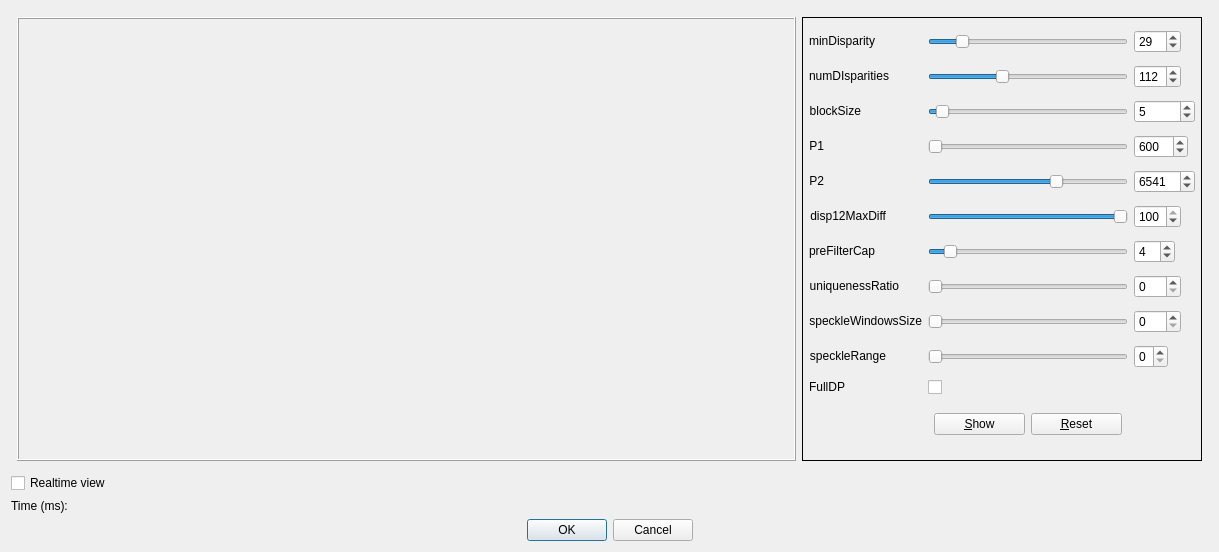
<?xml version="1.0" encoding="UTF-8"?>
<ui version="4.0">
 <class>SGBMParamDialog</class>
 <widget class="QDialog" name="SGBMParamDialog">
  <property name="geometry">
   <rect>
    <x>0</x>
    <y>0</y>
    <width>1219</width>
    <height>552</height>
   </rect>
  </property>
  <property name="windowTitle">
   <string>Dialog</string>
  </property>
  <layout class="QVBoxLayout" name="verticalLayout_2">
   <item>
    <layout class="QHBoxLayout" name="horizontalLayout">
     <property name="leftMargin">
      <number>6</number>
     </property>
     <property name="topMargin">
      <number>6</number>
     </property>
     <property name="rightMargin">
      <number>6</number>
     </property>
     <property name="bottomMargin">
      <number>6</number>
     </property>
     <item>
      <widget class="QFrame" name="boxImg">
       <property name="sizePolicy">
        <sizepolicy hsizetype="Expanding" vsizetype="Expanding">
         <horstretch>0</horstretch>
         <verstretch>0</verstretch>
        </sizepolicy>
       </property>
       <property name="frameShape">
        <enum>QFrame::Box</enum>
       </property>
       <property name="frameShadow">
        <enum>QFrame::Raised</enum>
       </property>
       <layout class="QVBoxLayout" name="verticalLayout">
        <item>
         <widget class="QLabel" name="imgView">
          <property name="sizePolicy">
           <sizepolicy hsizetype="Expanding" vsizetype="Expanding">
            <horstretch>0</horstretch>
            <verstretch>0</verstretch>
           </sizepolicy>
          </property>
          <property name="text">
           <string/>
          </property>
          <property name="alignment">
           <set>Qt::AlignCenter</set>
          </property>
         </widget>
        </item>
       </layout>
      </widget>
     </item>
     <item>
      <widget class="QFrame" name="frame">
       <property name="frameShape">
        <enum>QFrame::Box</enum>
       </property>
       <layout class="QGridLayout" name="gridLayout">
        <property name="leftMargin">
         <number>6</number>
        </property>
        <property name="topMargin">
         <number>6</number>
        </property>
        <property name="rightMargin">
         <number>6</number>
        </property>
        <property name="bottomMargin">
         <number>6</number>
        </property>
        <item row="14" column="0">
         <widget class="QLabel" name="label_8">
          <property name="sizePolicy">
           <sizepolicy hsizetype="Fixed" vsizetype="Fixed">
            <horstretch>0</horstretch>
            <verstretch>0</verstretch>
           </sizepolicy>
          </property>
          <property name="text">
           <string>uniquenessRatio</string>
          </property>
          <property name="alignment">
           <set>Qt::AlignRight|Qt::AlignTrailing|Qt::AlignVCenter</set>
          </property>
         </widget>
        </item>
        <item row="9" column="1">
         <widget class="QSlider" name="disp12_slider">
          <property name="sizePolicy">
           <sizepolicy hsizetype="Fixed" vsizetype="Fixed">
            <horstretch>0</horstretch>
            <verstretch>0</verstretch>
           </sizepolicy>
          </property>
          <property name="minimumSize">
           <size>
            <width>200</width>
            <height>0</height>
           </size>
          </property>
          <property name="maximum">
           <number>100</number>
          </property>
          <property name="value">
           <number>100</number>
          </property>
          <property name="orientation">
           <enum>Qt::Horizontal</enum>
          </property>
         </widget>
        </item>
        <item row="17" column="1">
         <widget class="QSlider" name="speckleRange_slider">
          <property name="sizePolicy">
           <sizepolicy hsizetype="Fixed" vsizetype="Fixed">
            <horstretch>0</horstretch>
            <verstretch>0</verstretch>
           </sizepolicy>
          </property>
          <property name="minimumSize">
           <size>
            <width>200</width>
            <height>0</height>
           </size>
          </property>
          <property name="maximum">
           <number>3</number>
          </property>
          <property name="pageStep">
           <number>2</number>
          </property>
          <property name="value">
           <number>0</number>
          </property>
          <property name="orientation">
           <enum>Qt::Horizontal</enum>
          </property>
         </widget>
        </item>
        <item row="5" column="1">
         <widget class="QSlider" name="P1_slider">
          <property name="sizePolicy">
           <sizepolicy hsizetype="Fixed" vsizetype="Fixed">
            <horstretch>0</horstretch>
            <verstretch>0</verstretch>
           </sizepolicy>
          </property>
          <property name="minimumSize">
           <size>
            <width>200</width>
            <height>0</height>
           </size>
          </property>
          <property name="maximum">
           <number>5000</number>
          </property>
          <property name="value">
           <number>0</number>
          </property>
          <property name="orientation">
           <enum>Qt::Horizontal</enum>
          </property>
         </widget>
        </item>
        <item row="11" column="0">
         <widget class="QLabel" name="label_7">
          <property name="sizePolicy">
           <sizepolicy hsizetype="Fixed" vsizetype="Fixed">
            <horstretch>0</horstretch>
            <verstretch>0</verstretch>
           </sizepolicy>
          </property>
          <property name="text">
           <string>preFilterCap</string>
          </property>
          <property name="alignment">
           <set>Qt::AlignRight|Qt::AlignTrailing|Qt::AlignVCenter</set>
          </property>
         </widget>
        </item>
        <item row="9" column="3">
         <widget class="QSpinBox" name="disp12_spin">
          <property name="sizePolicy">
           <sizepolicy hsizetype="Fixed" vsizetype="Fixed">
            <horstretch>0</horstretch>
            <verstretch>0</verstretch>
           </sizepolicy>
          </property>
          <property name="maximum">
           <number>100</number>
          </property>
          <property name="value">
           <number>100</number>
          </property>
         </widget>
        </item>
        <item row="5" column="0">
         <widget class="QLabel" name="label_4">
          <property name="sizePolicy">
           <sizepolicy hsizetype="Fixed" vsizetype="Fixed">
            <horstretch>0</horstretch>
            <verstretch>0</verstretch>
           </sizepolicy>
          </property>
          <property name="text">
           <string>P1</string>
          </property>
          <property name="alignment">
           <set>Qt::AlignRight|Qt::AlignTrailing|Qt::AlignVCenter</set>
          </property>
         </widget>
        </item>
        <item row="5" column="3">
         <widget class="QSpinBox" name="P1_spin">
          <property name="sizePolicy">
           <sizepolicy hsizetype="Fixed" vsizetype="Fixed">
            <horstretch>0</horstretch>
            <verstretch>0</verstretch>
           </sizepolicy>
          </property>
          <property name="maximum">
           <number>5000</number>
          </property>
          <property name="value">
           <number>600</number>
          </property>
         </widget>
        </item>
        <item row="7" column="0">
         <widget class="QLabel" name="label_5">
          <property name="sizePolicy">
           <sizepolicy hsizetype="Fixed" vsizetype="Fixed">
            <horstretch>0</horstretch>
            <verstretch>0</verstretch>
           </sizepolicy>
          </property>
          <property name="text">
           <string>P2</string>
          </property>
          <property name="alignment">
           <set>Qt::AlignRight|Qt::AlignTrailing|Qt::AlignVCenter</set>
          </property>
         </widget>
        </item>
        <item row="1" column="1">
         <widget class="QSlider" name="numDisparities_slider">
          <property name="sizePolicy">
           <sizepolicy hsizetype="Fixed" vsizetype="Fixed">
            <horstretch>0</horstretch>
            <verstretch>0</verstretch>
           </sizepolicy>
          </property>
          <property name="minimumSize">
           <size>
            <width>200</width>
            <height>0</height>
           </size>
          </property>
          <property name="minimum">
           <number>16</number>
          </property>
          <property name="maximum">
           <number>280</number>
          </property>
          <property name="singleStep">
           <number>16</number>
          </property>
          <property name="pageStep">
           <number>16</number>
          </property>
          <property name="value">
           <number>112</number>
          </property>
          <property name="orientation">
           <enum>Qt::Horizontal</enum>
          </property>
          <property name="tickInterval">
           <number>16</number>
          </property>
         </widget>
        </item>
        <item row="7" column="3">
         <widget class="QSpinBox" name="P2_spin">
          <property name="sizePolicy">
           <sizepolicy hsizetype="Fixed" vsizetype="Fixed">
            <horstretch>0</horstretch>
            <verstretch>0</verstretch>
           </sizepolicy>
          </property>
          <property name="maximum">
           <number>10000</number>
          </property>
          <property name="value">
           <number>6541</number>
          </property>
         </widget>
        </item>
        <item row="14" column="1">
         <widget class="QSlider" name="uniquenessRatio_slider">
          <property name="sizePolicy">
           <sizepolicy hsizetype="Fixed" vsizetype="Fixed">
            <horstretch>0</horstretch>
            <verstretch>0</verstretch>
           </sizepolicy>
          </property>
          <property name="minimumSize">
           <size>
            <width>200</width>
            <height>0</height>
           </size>
          </property>
          <property name="minimum">
           <number>0</number>
          </property>
          <property name="maximum">
           <number>100</number>
          </property>
          <property name="value">
           <number>0</number>
          </property>
          <property name="orientation">
           <enum>Qt::Horizontal</enum>
          </property>
         </widget>
        </item>
        <item row="1" column="3">
         <widget class="QSpinBox" name="numDisparities_spin">
          <property name="sizePolicy">
           <sizepolicy hsizetype="Fixed" vsizetype="Fixed">
            <horstretch>0</horstretch>
            <verstretch>0</verstretch>
           </sizepolicy>
          </property>
          <property name="minimum">
           <number>16</number>
          </property>
          <property name="maximum">
           <number>280</number>
          </property>
          <property name="singleStep">
           <number>16</number>
          </property>
          <property name="value">
           <number>112</number>
          </property>
         </widget>
        </item>
        <item row="0" column="1">
         <widget class="QSlider" name="minDisparity_slider">
          <property name="sizePolicy">
           <sizepolicy hsizetype="Minimum" vsizetype="Fixed">
            <horstretch>0</horstretch>
            <verstretch>0</verstretch>
           </sizepolicy>
          </property>
          <property name="minimumSize">
           <size>
            <width>200</width>
            <height>0</height>
           </size>
          </property>
          <property name="minimum">
           <number>0</number>
          </property>
          <property name="maximum">
           <number>200</number>
          </property>
          <property name="value">
           <number>29</number>
          </property>
          <property name="orientation">
           <enum>Qt::Horizontal</enum>
          </property>
         </widget>
        </item>
        <item row="0" column="0">
         <widget class="QLabel" name="label">
          <property name="sizePolicy">
           <sizepolicy hsizetype="Fixed" vsizetype="Fixed">
            <horstretch>0</horstretch>
            <verstretch>0</verstretch>
           </sizepolicy>
          </property>
          <property name="text">
           <string>minDisparity</string>
          </property>
          <property name="alignment">
           <set>Qt::AlignRight|Qt::AlignTrailing|Qt::AlignVCenter</set>
          </property>
          <property name="wordWrap">
           <bool>false</bool>
          </property>
         </widget>
        </item>
        <item row="2" column="0">
         <widget class="QLabel" name="label_3">
          <property name="sizePolicy">
           <sizepolicy hsizetype="Fixed" vsizetype="Fixed">
            <horstretch>0</horstretch>
            <verstretch>0</verstretch>
           </sizepolicy>
          </property>
          <property name="text">
           <string>blockSize</string>
          </property>
          <property name="alignment">
           <set>Qt::AlignRight|Qt::AlignTrailing|Qt::AlignVCenter</set>
          </property>
         </widget>
        </item>
        <item row="9" column="0">
         <widget class="QLabel" name="label_6">
          <property name="sizePolicy">
           <sizepolicy hsizetype="Fixed" vsizetype="Fixed">
            <horstretch>0</horstretch>
            <verstretch>0</verstretch>
           </sizepolicy>
          </property>
          <property name="text">
           <string>disp12MaxDiff</string>
          </property>
          <property name="alignment">
           <set>Qt::AlignRight|Qt::AlignTrailing|Qt::AlignVCenter</set>
          </property>
         </widget>
        </item>
        <item row="0" column="3">
         <widget class="QSpinBox" name="minDisparity_spin">
          <property name="sizePolicy">
           <sizepolicy hsizetype="Fixed" vsizetype="Fixed">
            <horstretch>0</horstretch>
            <verstretch>0</verstretch>
           </sizepolicy>
          </property>
          <property name="minimum">
           <number>0</number>
          </property>
          <property name="maximum">
           <number>200</number>
          </property>
          <property name="value">
           <number>29</number>
          </property>
         </widget>
        </item>
        <item row="17" column="3">
         <widget class="QSpinBox" name="speckleRange_spin">
          <property name="sizePolicy">
           <sizepolicy hsizetype="Fixed" vsizetype="Fixed">
            <horstretch>0</horstretch>
            <verstretch>0</verstretch>
           </sizepolicy>
          </property>
          <property name="maximum">
           <number>3</number>
          </property>
          <property name="value">
           <number>0</number>
          </property>
         </widget>
        </item>
        <item row="23" column="1">
         <layout class="QHBoxLayout" name="horizontalLayout_2">
          <property name="leftMargin">
           <number>6</number>
          </property>
          <property name="topMargin">
           <number>6</number>
          </property>
          <property name="rightMargin">
           <number>6</number>
          </property>
          <property name="bottomMargin">
           <number>6</number>
          </property>
          <item>
           <widget class="QPushButton" name="btnShow">
            <property name="text">
             <string>&amp;Show</string>
            </property>
           </widget>
          </item>
          <item>
           <widget class="QPushButton" name="btnReset">
            <property name="text">
             <string>&amp;Reset</string>
            </property>
           </widget>
          </item>
         </layout>
        </item>
        <item row="14" column="3">
         <widget class="QSpinBox" name="uniquenessRatio_spin">
          <property name="sizePolicy">
           <sizepolicy hsizetype="Fixed" vsizetype="Fixed">
            <horstretch>0</horstretch>
            <verstretch>0</verstretch>
           </sizepolicy>
          </property>
          <property name="minimum">
           <number>0</number>
          </property>
          <property name="maximum">
           <number>100</number>
          </property>
          <property name="value">
           <number>0</number>
          </property>
         </widget>
        </item>
        <item row="20" column="0">
         <widget class="QLabel" name="label_11">
          <property name="sizePolicy">
           <sizepolicy hsizetype="Fixed" vsizetype="Fixed">
            <horstretch>0</horstretch>
            <verstretch>0</verstretch>
           </sizepolicy>
          </property>
          <property name="text">
           <string>FullDP</string>
          </property>
          <property name="alignment">
           <set>Qt::AlignRight|Qt::AlignTrailing|Qt::AlignVCenter</set>
          </property>
         </widget>
        </item>
        <item row="11" column="1">
         <widget class="QSlider" name="preFilterCap_slider">
          <property name="sizePolicy">
           <sizepolicy hsizetype="Fixed" vsizetype="Fixed">
            <horstretch>0</horstretch>
            <verstretch>0</verstretch>
           </sizepolicy>
          </property>
          <property name="minimumSize">
           <size>
            <width>200</width>
            <height>0</height>
           </size>
          </property>
          <property name="maximum">
           <number>50</number>
          </property>
          <property name="value">
           <number>4</number>
          </property>
          <property name="orientation">
           <enum>Qt::Horizontal</enum>
          </property>
         </widget>
        </item>
        <item row="1" column="0">
         <widget class="QLabel" name="label_2">
          <property name="sizePolicy">
           <sizepolicy hsizetype="Fixed" vsizetype="Fixed">
            <horstretch>0</horstretch>
            <verstretch>0</verstretch>
           </sizepolicy>
          </property>
          <property name="text">
           <string>numDIsparities</string>
          </property>
          <property name="alignment">
           <set>Qt::AlignRight|Qt::AlignTrailing|Qt::AlignVCenter</set>
          </property>
         </widget>
        </item>
        <item row="17" column="0">
         <widget class="QLabel" name="label_10">
          <property name="sizePolicy">
           <sizepolicy hsizetype="Fixed" vsizetype="Fixed">
            <horstretch>0</horstretch>
            <verstretch>0</verstretch>
           </sizepolicy>
          </property>
          <property name="text">
           <string>speckleRange</string>
          </property>
          <property name="alignment">
           <set>Qt::AlignRight|Qt::AlignTrailing|Qt::AlignVCenter</set>
          </property>
         </widget>
        </item>
        <item row="2" column="1">
         <widget class="QSlider" name="blockSize_slider">
          <property name="sizePolicy">
           <sizepolicy hsizetype="Fixed" vsizetype="Fixed">
            <horstretch>0</horstretch>
            <verstretch>0</verstretch>
           </sizepolicy>
          </property>
          <property name="minimumSize">
           <size>
            <width>200</width>
            <height>0</height>
           </size>
          </property>
          <property name="minimum">
           <number>1</number>
          </property>
          <property name="maximum">
           <number>101</number>
          </property>
          <property name="singleStep">
           <number>2</number>
          </property>
          <property name="value">
           <number>5</number>
          </property>
          <property name="orientation">
           <enum>Qt::Horizontal</enum>
          </property>
          <property name="tickInterval">
           <number>2</number>
          </property>
         </widget>
        </item>
        <item row="2" column="3">
         <widget class="QSpinBox" name="blockSize_spin">
          <property name="minimum">
           <number>1</number>
          </property>
          <property name="maximum">
           <number>101</number>
          </property>
          <property name="singleStep">
           <number>2</number>
          </property>
          <property name="value">
           <number>5</number>
          </property>
         </widget>
        </item>
        <item row="7" column="1">
         <widget class="QSlider" name="P2_slider">
          <property name="sizePolicy">
           <sizepolicy hsizetype="Fixed" vsizetype="Fixed">
            <horstretch>0</horstretch>
            <verstretch>0</verstretch>
           </sizepolicy>
          </property>
          <property name="minimumSize">
           <size>
            <width>200</width>
            <height>0</height>
           </size>
          </property>
          <property name="maximum">
           <number>10000</number>
          </property>
          <property name="value">
           <number>6541</number>
          </property>
          <property name="orientation">
           <enum>Qt::Horizontal</enum>
          </property>
         </widget>
        </item>
        <item row="11" column="3">
         <widget class="QSpinBox" name="preFilterCap_spin">
          <property name="sizePolicy">
           <sizepolicy hsizetype="Fixed" vsizetype="Fixed">
            <horstretch>0</horstretch>
            <verstretch>0</verstretch>
           </sizepolicy>
          </property>
          <property name="maximum">
           <number>50</number>
          </property>
          <property name="value">
           <number>4</number>
          </property>
         </widget>
        </item>
        <item row="15" column="0">
         <widget class="QLabel" name="label_9">
          <property name="sizePolicy">
           <sizepolicy hsizetype="Fixed" vsizetype="Fixed">
            <horstretch>0</horstretch>
            <verstretch>0</verstretch>
           </sizepolicy>
          </property>
          <property name="text">
           <string>speckleWindowsSize</string>
          </property>
          <property name="alignment">
           <set>Qt::AlignRight|Qt::AlignTrailing|Qt::AlignVCenter</set>
          </property>
         </widget>
        </item>
        <item row="15" column="3">
         <widget class="QSpinBox" name="speckleWindowsSize_spin">
          <property name="sizePolicy">
           <sizepolicy hsizetype="Fixed" vsizetype="Fixed">
            <horstretch>0</horstretch>
            <verstretch>0</verstretch>
           </sizepolicy>
          </property>
          <property name="maximum">
           <number>500</number>
          </property>
          <property name="value">
           <number>0</number>
          </property>
         </widget>
        </item>
        <item row="15" column="1">
         <widget class="QSlider" name="speckleWindowsSize_slider">
          <property name="sizePolicy">
           <sizepolicy hsizetype="Fixed" vsizetype="Fixed">
            <horstretch>0</horstretch>
            <verstretch>0</verstretch>
           </sizepolicy>
          </property>
          <property name="minimumSize">
           <size>
            <width>200</width>
            <height>0</height>
           </size>
          </property>
          <property name="maximum">
           <number>500</number>
          </property>
          <property name="value">
           <number>0</number>
          </property>
          <property name="orientation">
           <enum>Qt::Horizontal</enum>
          </property>
         </widget>
        </item>
        <item row="20" column="1">
         <widget class="QCheckBox" name="FullDP_cb">
          <property name="text">
           <string/>
          </property>
         </widget>
        </item>
       </layout>
      </widget>
     </item>
    </layout>
   </item>
   <item>
    <widget class="QCheckBox" name="cbRealTime">
     <property name="text">
      <string>Realtime view</string>
     </property>
    </widget>
   </item>
   <item>
    <widget class="QLabel" name="labelTime">
     <property name="text">
      <string>Time (ms):</string>
     </property>
    </widget>
   </item>
   <item>
    <widget class="QDialogButtonBox" name="buttonBox">
     <property name="orientation">
      <enum>Qt::Horizontal</enum>
     </property>
     <property name="standardButtons">
      <set>QDialogButtonBox::Cancel|QDialogButtonBox::Ok</set>
     </property>
     <property name="centerButtons">
      <bool>true</bool>
     </property>
    </widget>
   </item>
  </layout>
 </widget>
 <resources/>
 <connections>
  <connection>
   <sender>buttonBox</sender>
   <signal>accepted()</signal>
   <receiver>SGBMParamDialog</receiver>
   <slot>accept()</slot>
   <hints>
    <hint type="sourcelabel">
     <x>275</x>
     <y>542</y>
    </hint>
    <hint type="destinationlabel">
     <x>157</x>
     <y>274</y>
    </hint>
   </hints>
  </connection>
  <connection>
   <sender>buttonBox</sender>
   <signal>rejected()</signal>
   <receiver>SGBMParamDialog</receiver>
   <slot>reject()</slot>
   <hints>
    <hint type="sourcelabel">
     <x>343</x>
     <y>542</y>
    </hint>
    <hint type="destinationlabel">
     <x>286</x>
     <y>274</y>
    </hint>
   </hints>
  </connection>
  <connection>
   <sender>numDisparities_slider</sender>
   <signal>valueChanged(int)</signal>
   <receiver>numDisparities_spin</receiver>
   <slot>setValue(int)</slot>
   <hints>
    <hint type="sourcelabel">
     <x>1123</x>
     <y>78</y>
    </hint>
    <hint type="destinationlabel">
     <x>1168</x>
     <y>67</y>
    </hint>
   </hints>
  </connection>
  <connection>
   <sender>numDisparities_spin</sender>
   <signal>valueChanged(int)</signal>
   <receiver>numDisparities_slider</receiver>
   <slot>setValue(int)</slot>
   <hints>
    <hint type="sourcelabel">
     <x>1187</x>
     <y>85</y>
    </hint>
    <hint type="destinationlabel">
     <x>1036</x>
     <y>68</y>
    </hint>
   </hints>
  </connection>
  <connection>
   <sender>P1_slider</sender>
   <signal>valueChanged(int)</signal>
   <receiver>P1_spin</receiver>
   <slot>setValue(int)</slot>
   <hints>
    <hint type="sourcelabel">
     <x>1123</x>
     <y>148</y>
    </hint>
    <hint type="destinationlabel">
     <x>1196</x>
     <y>155</y>
    </hint>
   </hints>
  </connection>
  <connection>
   <sender>P1_spin</sender>
   <signal>valueChanged(int)</signal>
   <receiver>P1_slider</receiver>
   <slot>setValue(int)</slot>
   <hints>
    <hint type="sourcelabel">
     <x>1196</x>
     <y>155</y>
    </hint>
    <hint type="destinationlabel">
     <x>1123</x>
     <y>148</y>
    </hint>
   </hints>
  </connection>
  <connection>
   <sender>P2_slider</sender>
   <signal>valueChanged(int)</signal>
   <receiver>P2_spin</receiver>
   <slot>setValue(int)</slot>
   <hints>
    <hint type="sourcelabel">
     <x>1123</x>
     <y>183</y>
    </hint>
    <hint type="destinationlabel">
     <x>1196</x>
     <y>190</y>
    </hint>
   </hints>
  </connection>
  <connection>
   <sender>P2_spin</sender>
   <signal>valueChanged(int)</signal>
   <receiver>P2_slider</receiver>
   <slot>setValue(int)</slot>
   <hints>
    <hint type="sourcelabel">
     <x>1196</x>
     <y>190</y>
    </hint>
    <hint type="destinationlabel">
     <x>1123</x>
     <y>183</y>
    </hint>
   </hints>
  </connection>
  <connection>
   <sender>disp12_slider</sender>
   <signal>valueChanged(int)</signal>
   <receiver>disp12_spin</receiver>
   <slot>setValue(int)</slot>
   <hints>
    <hint type="sourcelabel">
     <x>1123</x>
     <y>218</y>
    </hint>
    <hint type="destinationlabel">
     <x>1187</x>
     <y>225</y>
    </hint>
   </hints>
  </connection>
  <connection>
   <sender>disp12_spin</sender>
   <signal>valueChanged(int)</signal>
   <receiver>disp12_slider</receiver>
   <slot>setValue(int)</slot>
   <hints>
    <hint type="sourcelabel">
     <x>1187</x>
     <y>225</y>
    </hint>
    <hint type="destinationlabel">
     <x>1123</x>
     <y>218</y>
    </hint>
   </hints>
  </connection>
  <connection>
   <sender>blockSize_spin</sender>
   <signal>valueChanged(int)</signal>
   <receiver>blockSize_slider</receiver>
   <slot>setValue(int)</slot>
   <hints>
    <hint type="sourcelabel">
     <x>1196</x>
     <y>120</y>
    </hint>
    <hint type="destinationlabel">
     <x>1123</x>
     <y>113</y>
    </hint>
   </hints>
  </connection>
  <connection>
   <sender>blockSize_slider</sender>
   <signal>valueChanged(int)</signal>
   <receiver>blockSize_spin</receiver>
   <slot>setValue(int)</slot>
   <hints>
    <hint type="sourcelabel">
     <x>1123</x>
     <y>113</y>
    </hint>
    <hint type="destinationlabel">
     <x>1196</x>
     <y>120</y>
    </hint>
   </hints>
  </connection>
  <connection>
   <sender>preFilterCap_spin</sender>
   <signal>valueChanged(int)</signal>
   <receiver>preFilterCap_slider</receiver>
   <slot>setValue(int)</slot>
   <hints>
    <hint type="sourcelabel">
     <x>1178</x>
     <y>260</y>
    </hint>
    <hint type="destinationlabel">
     <x>1123</x>
     <y>253</y>
    </hint>
   </hints>
  </connection>
  <connection>
   <sender>preFilterCap_slider</sender>
   <signal>valueChanged(int)</signal>
   <receiver>preFilterCap_spin</receiver>
   <slot>setValue(int)</slot>
   <hints>
    <hint type="sourcelabel">
     <x>1123</x>
     <y>253</y>
    </hint>
    <hint type="destinationlabel">
     <x>1178</x>
     <y>260</y>
    </hint>
   </hints>
  </connection>
  <connection>
   <sender>uniquenessRatio_slider</sender>
   <signal>valueChanged(int)</signal>
   <receiver>uniquenessRatio_spin</receiver>
   <slot>setValue(int)</slot>
   <hints>
    <hint type="sourcelabel">
     <x>1123</x>
     <y>288</y>
    </hint>
    <hint type="destinationlabel">
     <x>1178</x>
     <y>295</y>
    </hint>
   </hints>
  </connection>
  <connection>
   <sender>uniquenessRatio_spin</sender>
   <signal>valueChanged(int)</signal>
   <receiver>uniquenessRatio_slider</receiver>
   <slot>setValue(int)</slot>
   <hints>
    <hint type="sourcelabel">
     <x>1178</x>
     <y>295</y>
    </hint>
    <hint type="destinationlabel">
     <x>1123</x>
     <y>288</y>
    </hint>
   </hints>
  </connection>
  <connection>
   <sender>speckleRange_slider</sender>
   <signal>valueChanged(int)</signal>
   <receiver>speckleRange_spin</receiver>
   <slot>setValue(int)</slot>
   <hints>
    <hint type="sourcelabel">
     <x>1123</x>
     <y>358</y>
    </hint>
    <hint type="destinationlabel">
     <x>1170</x>
     <y>365</y>
    </hint>
   </hints>
  </connection>
  <connection>
   <sender>speckleRange_spin</sender>
   <signal>valueChanged(int)</signal>
   <receiver>speckleRange_slider</receiver>
   <slot>setValue(int)</slot>
   <hints>
    <hint type="sourcelabel">
     <x>1170</x>
     <y>365</y>
    </hint>
    <hint type="destinationlabel">
     <x>1123</x>
     <y>358</y>
    </hint>
   </hints>
  </connection>
  <connection>
   <sender>speckleWindowsSize_slider</sender>
   <signal>valueChanged(int)</signal>
   <receiver>speckleWindowsSize_spin</receiver>
   <slot>setValue(int)</slot>
   <hints>
    <hint type="sourcelabel">
     <x>1123</x>
     <y>323</y>
    </hint>
    <hint type="destinationlabel">
     <x>1187</x>
     <y>330</y>
    </hint>
   </hints>
  </connection>
  <connection>
   <sender>speckleWindowsSize_spin</sender>
   <signal>valueChanged(int)</signal>
   <receiver>speckleWindowsSize_slider</receiver>
   <slot>setValue(int)</slot>
   <hints>
    <hint type="sourcelabel">
     <x>1187</x>
     <y>330</y>
    </hint>
    <hint type="destinationlabel">
     <x>1123</x>
     <y>323</y>
    </hint>
   </hints>
  </connection>
  <connection>
   <sender>minDisparity_slider</sender>
   <signal>valueChanged(int)</signal>
   <receiver>minDisparity_spin</receiver>
   <slot>setValue(int)</slot>
   <hints>
    <hint type="sourcelabel">
     <x>1079</x>
     <y>35</y>
    </hint>
    <hint type="destinationlabel">
     <x>1175</x>
     <y>33</y>
    </hint>
   </hints>
  </connection>
  <connection>
   <sender>minDisparity_spin</sender>
   <signal>valueChanged(int)</signal>
   <receiver>minDisparity_slider</receiver>
   <slot>setValue(int)</slot>
   <hints>
    <hint type="sourcelabel">
     <x>1166</x>
     <y>39</y>
    </hint>
    <hint type="destinationlabel">
     <x>987</x>
     <y>35</y>
    </hint>
   </hints>
  </connection>
 </connections>
</ui>
